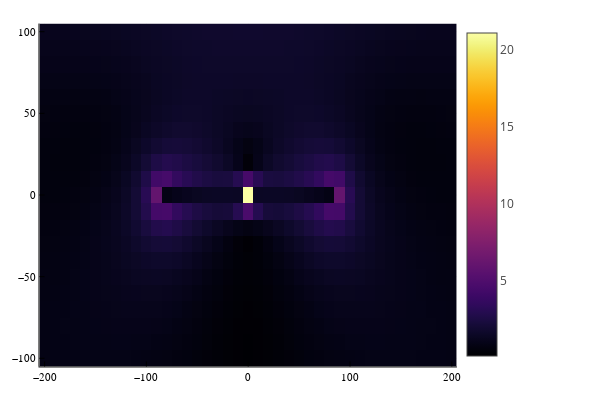

The cell this chart's notebook holds for it:
### Code cell
heatmap(xA,yA,imagenE)

### Figure 1 — Plotly figure (JSON) as saved in the notebook; plotly's stock layout.template omitted (floating-point values rounded to 4 significant figures; data arrays with more than 128 entries replaced by an {"elided": "..."} marker saying what was removed)
{"data": [{"colorbar": {"len": 0.9525, "title": {"text": ""}, "x": 0.7615, "y": 0.5139}, "colorscale": {"elided": "256x2 mixed values"}, "name": "y1", "showlegend": false, "showscale": true, "type": "heatmap", "x": [-205, -195, -185, -175, -165, -155, -145, -135, -125, -115, -105, -95, -85, -75, -65, -55, -45, -35, -25, -15, -5, 5, 15, 25, 35, 45, 55, 65, 75, 85, 95, 105, 115, 125, 135, 145, 155, 165, 175, 185, 195, 205], "xaxis": "x", "y": [-105, -95, -85, -75, -65, -55, -45, -35, -25, -15, -5, 5, 15, 25, 35, 45, 55, 65, 75, 85, 95, 105], "yaxis": "y", "z": {"elided": "21x41 float values"}, "zmax": 21.07, "zmin": 0.08892}], "layout": {"annotations": [], "height": 400, "legend": {"bgcolor": "rgba(255, 255, 255, 1.000)", "bordercolor": "rgba(0, 0, 0, 1)", "borderwidth": 1, "font": {"color": "rgba(0, 0, 0, 1)", "family": "sans-serif", "size": 11}, "title": {"font": {"color": "rgba(0, 0, 0, 1)", "family": "sans-serif", "size": 15}, "text": ""}, "tracegroupgap": 0, "traceorder": "normal", "x": 1, "xanchor": "auto", "y": 1, "yanchor": "auto"}, "margin": {"b": 20, "l": 0, "r": 0, "t": 20}, "paper_bgcolor": "rgba(255, 255, 255, 1.000)", "plot_bgcolor": "rgba(255, 255, 255, 1.000)", "showlegend": true, "width": 600, "xaxis": {"anchor": "y", "autorange": false, "domain": [0.06582, 0.7615], "gridcolor": "rgba(0, 0, 0, 0.1)", "gridwidth": 0.5, "linecolor": "rgba(0, 0, 0, 1)", "mirror": false, "range": [-205, 205], "showgrid": true, "showline": true, "showticklabels": true, "tickangle": 0, "tickcolor": "rgb(0, 0, 0)", "tickfont": {"color": "rgba(0, 0, 0, 1)", "family": "sans-serif", "size": 11}, "tickmode": "array", "ticks": "inside", "ticktext": ["−200", "−100", "0", "100", "200"], "tickvals": [-200, -100, 0, 100, 200], "title": {"font": {"color": "rgba(0, 0, 0, 1)", "family": "sans-serif", "size": 15}, "text": ""}, "type": "linear", "visible": true, "zeroline": false, "zerolinecolor": "rgba(0, 0, 0, 1)"}, "yaxis": {"anchor": "x", "autorange": false, "domain": [0.03762, 0.9902], "gridcolor": "rgba(0, 0, 0, 0.1)", "gridwidth": 0.5, "linecolor": "rgba(0, 0, 0, 1)", "mirror": false, "range": [-105, 105], "showgrid": true, "showline": true, "showticklabels": true, "tickangle": 0, "tickcolor": "rgb(0, 0, 0)", "tickfont": {"color": "rgba(0, 0, 0, 1)", "family": "sans-serif", "size": 11}, "tickmode": "array", "ticks": "inside", "ticktext": ["−100", "−50", "0", "50", "100"], "tickvals": [-100, -50, 0, 50, 100], "title": {"font": {"color": "rgba(0, 0, 0, 1)", "family": "sans-serif", "size": 15}, "text": ""}, "type": "linear", "visible": true, "zeroline": false, "zerolinecolor": "rgba(0, 0, 0, 1)"}}}
